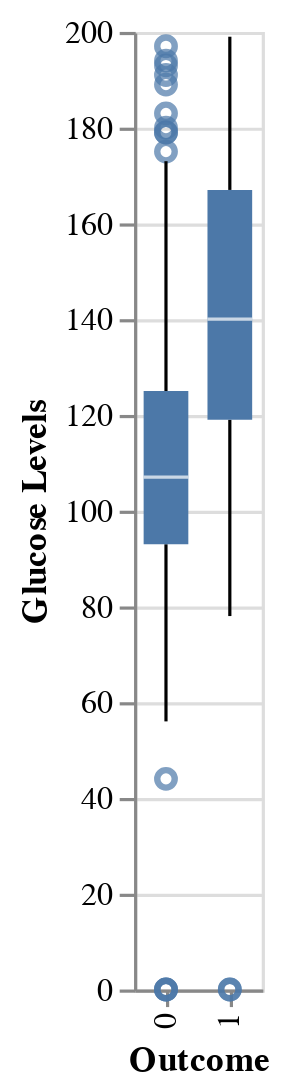

Notebook code for this chart:
### Code cell
# 1. Distribution of Glucose Levels by Outcome
chart1 = alt.Chart(data).mark_boxplot().encode(
    x=alt.X('Outcome:O', title='Outcome'),
    y=alt.Y('Glucose:Q', title='Glucose Levels')
)
chart1

### Figure 1 — Vega-Lite specification as saved in the notebook (floating-point values rounded to 4 significant figures; data arrays with more than 128 entries replaced by an {"elided": "..."} marker saying what was removed)
{"config": {"view": {"continuousWidth": 300, "continuousHeight": 300}}, "data": {"name": "data-e190ea16c786491bec12ef293994116b"}, "mark": {"type": "boxplot"}, "encoding": {"x": {"field": "Outcome", "title": "Outcome", "type": "ordinal"}, "y": {"field": "Glucose", "title": "Glucose Levels", "type": "quantitative"}}, "$schema": "https://vega.github.io/schema/vega-lite/v5.17.0.json", "datasets": {"data-e190ea16c786491bec12ef293994116b": {"elided": "768 records"}}}
